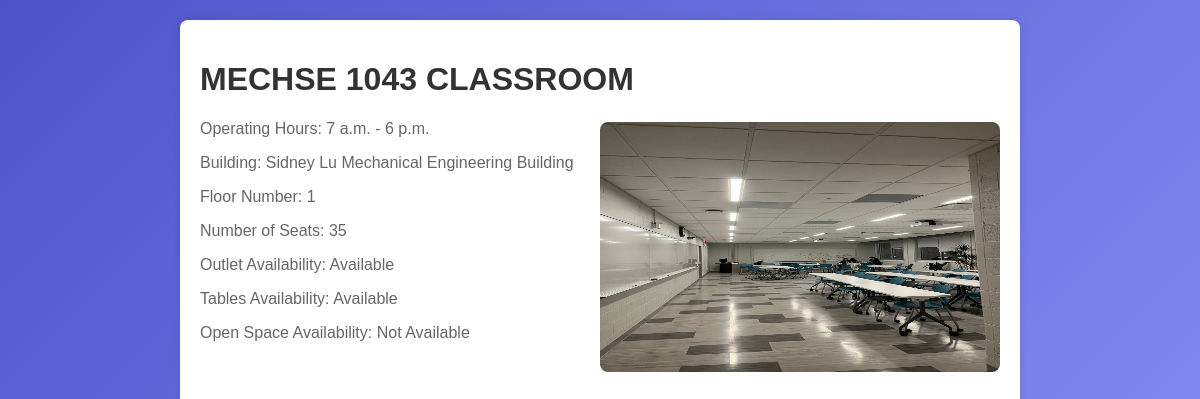
Screenshot of /study_space_finder/room/1/ with the database file from the repository.
### study_space_finder/models.py (models this page shows, shortened)
class RoomDetails(models.Model):
    room_name = models.CharField(max_length=200)
    building_name = models.CharField(max_length=200)
    floor_number = models.IntegerField(default=0)
    operating_start_hours = models.TimeField(editable=True, blank=True)
    operating_end_hours = models.TimeField(editable=True, blank=True)
    number_of_seats = models.IntegerField()
    white_board_availability = models.BooleanField(default=False)
    outlet_availability = models.BooleanField(default=False)
    tables_availability = models.BooleanField(default=False)
    open_space_availability = models.BooleanField(default=False)
    coordinate_latitude = models.DecimalField(max_digits=9, decimal_places=7, default=0.0)
    coordinate_longitude = models.DecimalField(max_digits=9, decimal_places=7, default=0.0)
    photo = models.ImageField(blank=True, null=True)

### study_space_finder/views.py (the view)
# urls.py: path('room/<int:room_id>/', views.room_details, name='room_details'),
def room_details(request, room_id):
    room = get_object_or_404(RoomDetails, pk=room_id)
    return render(request, "room_details.html", {"room": room})

### study_space_finder/templates/room_details.html (shortened to what this page needs)
<!DOCTYPE html>
<html lang="en">
<head>
</head>
<body>
    <div class="container">
        <h1>{{ room.room_name }}</h1>
        <p>Operating Hours: {{ room.operating_start_hours }} - {{ room.operating_end_hours }}</p>
        <p>Building: {{ room.building_name }}</p>
        <p>Floor Number: {{ room.floor_number }}</p>
        <p>Number of Seats: {{ room.number_of_seats }}</p>
        <p>Outlet Availability: {% if room.outlet_availability %}Available{% else %}Not Available{% endif %}</p>
        <p>Tables Availability: {% if room.tables_availability %}Available{% else %}Not Available{% endif %}</p>
        <p>Open Space Availability: {% if room.open_space_availability %}Available{% else %}Not Available{% endif %}</p>
        {% block content %}
        {% load static %}
        <img src= "{% static room.photo.url %}" alt="Photo of {{ room.name }}"  class="imag">
    {% endblock %}
    </div>
</body>
</html>

### study_space_finder/templates/room_details.html (style rules this page uses)
body { font-family: Arial, sans-serif; background: linear-gradient(135deg, #4e54c8, #8f94fb); box-shadow: 10 10px 20px rgba(.9, .4, 0, 0.3); margin: 0; padding: 0; background-color: #f5f5f5; }
.container { max-width: 800px; margin: 20px auto; padding: 20px; background-color: #fff; border-radius: 8px; box-shadow: 0 0 10px rgba(0, 0, 0, 0.1); }
h1 { color: #333; }
p { color: #666; }
.imag { width: 50%; height: 250px; margin-top: -1600px; border-radius: 8px; margin-left: 400px; }

### rows the page displays
RoomDetails: room_name "MECHSE 1043 CLASSROOM", operating_start_hours "7 a.m.", operating_end_hours "6 p.m.", building_name "Sidney Lu Mechanical Engineering Building", floor_number "1", number_of_seats "35", photo (picture)
